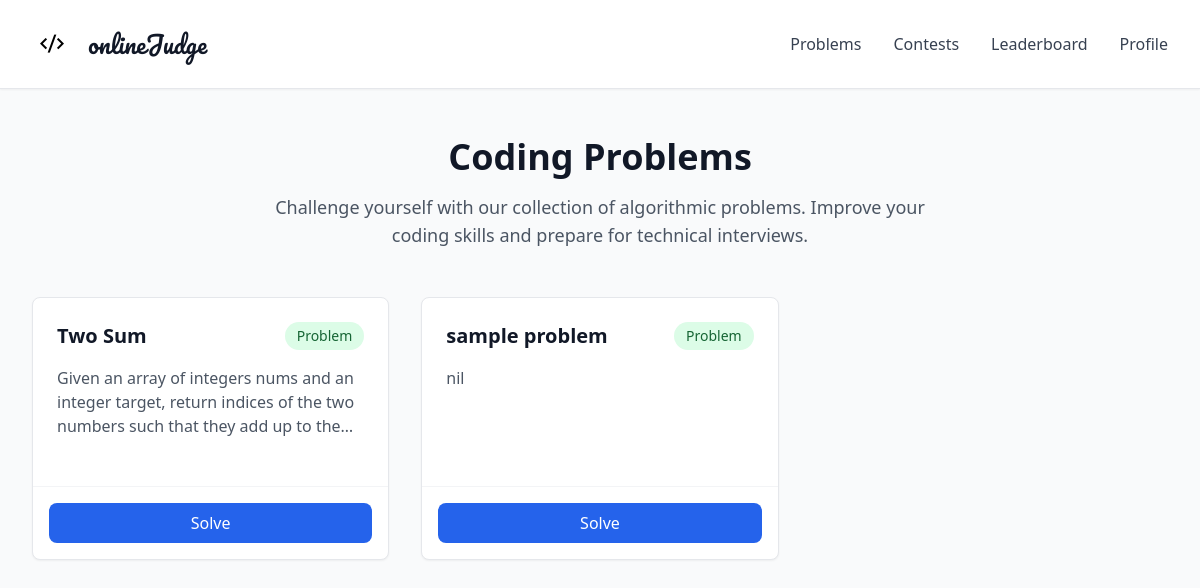
The app's page /compiler/problems/, older data.
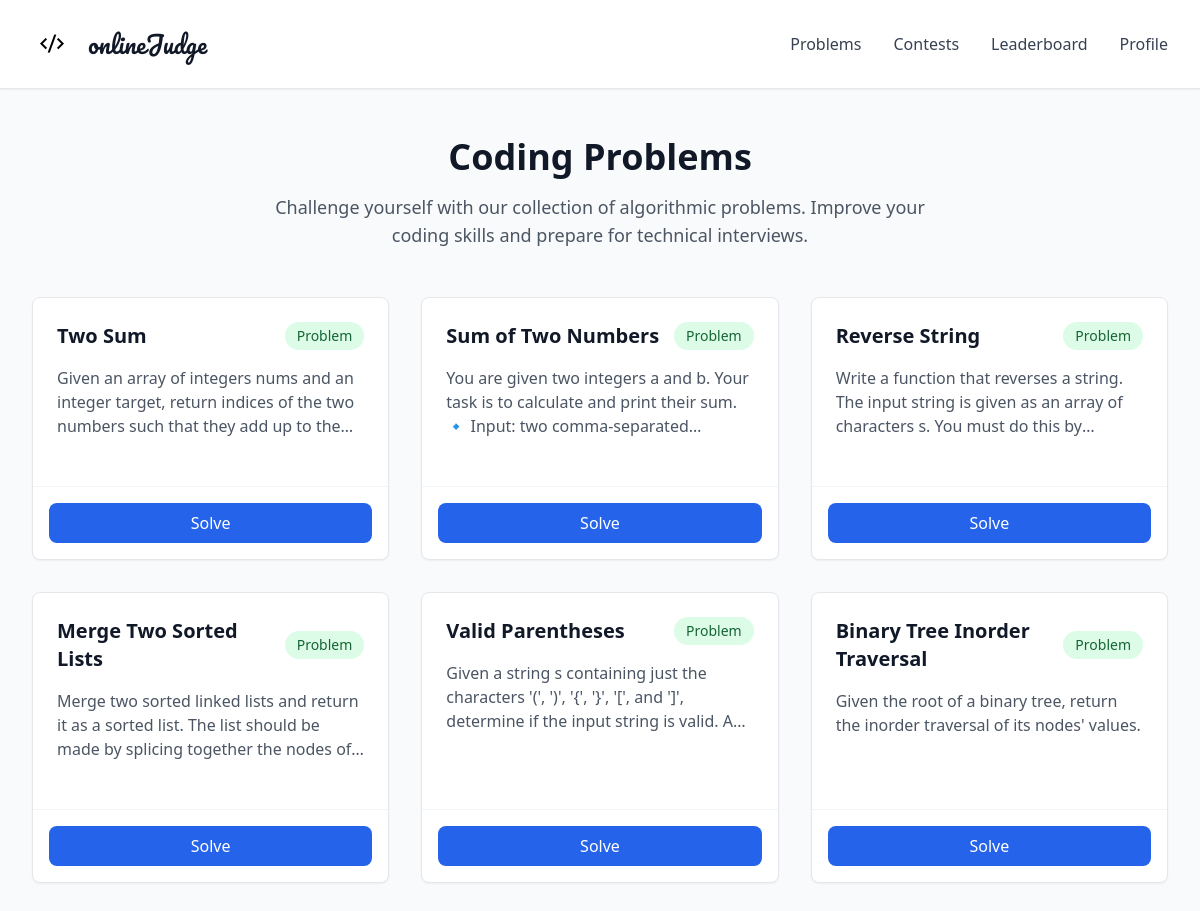
The same page, newer data.
### compiler/models.py (models this page shows, shortened)
class Problem(models.Model):
    title = models.CharField(max_length=100)
    description = models.TextField()
    constraints = models.TextField()
    example_input = models.TextField()
    example_output = models.TextField()

### compiler/views.py (the view)
# urls.py: path('problems/',problem_list,name='problems'),
def problem_list(request):
    problems = Problem.objects.all()
    return render(request, 'problem_list.html', {'problems': problems})

### compiler/templates/problem_list.html (shortened to what this page needs)
{% load static %}
<!DOCTYPE html>
<html lang="en">
  <head>
    <script src="https://cdn.tailwindcss.com/3.4.16"></script>
    <link rel="stylesheet" href="https://cdnjs.cloudflare.com/ajax/libs/remixicon/4.6.0/remixicon.min.css"/>
  </head>
  <body class="bg-gray-50 min-h-screen">
    <div class="w-full">
      <header class="bg-white shadow-sm border-b border-gray-200">
        <div class="max-w-7xl mx-auto px-4 sm:px-6 lg:px-8 py-6 flex justify-between">
          <div class="flex items-center space-x-4">
            <div class="w-10 h-10 flex items-center justify-center">
              <i class="ri-code-s-slash-line text-2xl text-primary"></i>
            </div>
            <h1 class="font-['Pacifico'] text-2xl text-gray-900">onlineJudge</h1>
          </div>
          <nav class="flex items-center space-x-8">
            <a href="#" class="text-gray-700 hover:text-primary transition-colors">Problems</a>
            <a href="#" class="text-gray-700 hover:text-primary transition-colors">Contests</a>
            <a href="#" class="text-gray-700 hover:text-primary transition-colors">Leaderboard</a>
            <a href="#" class="text-gray-700 hover:text-primary transition-colors">Profile</a>
          </nav>
        </div>
      </header>
      <main class="max-w-7xl mx-auto px-4 sm:px-6 lg:px-8 py-12">
        <div class="text-center mb-12">
          <h1 class="text-4xl font-bold text-gray-900 mb-4">Coding Problems</h1>
          <p class="text-lg text-gray-600 max-w-2xl mx-auto">
            Challenge yourself with our collection of algorithmic problems.
            Improve your coding skills and prepare for technical interviews.
          </p>
        </div>
        <div class="grid grid-cols-1 md:grid-cols-2 lg:grid-cols-3 gap-8">
          {% for problem in problems %}
          <div class="bg-white rounded-lg shadow-sm hover:shadow-lg transition-all duration-300 border border-gray-200 overflow-hidden flex flex-col justify-between">
            <div class="p-6 flex-grow">
              <div class="flex items-center justify-between mb-4">
                <h3 class="text-xl font-bold text-gray-900">{{ problem.title }}</h3>
                <span class="px-3 py-1 bg-green-100 text-green-800 text-sm rounded-full font-medium">Problem</span>
              </div>
              <p class="text-gray-600 mb-6 line-clamp-3">
                {{ problem.description|truncatewords:25 }}
              </p>
            </div>
            <div class="p-4 border-t border-gray-100">
              <a href="{% url 'submit' problem.id %}"
                 class="w-full bg-blue-600 text-white py-2 px-4 rounded-lg text-center font-medium block">
                Solve
              </a>
            </div>
          </div>
          {% empty %}
          <p class="text-center text-gray-500 col-span-3">No problems available.</p>
          {% endfor %}
        </div>
      </main>
    </div>
  </body>
</html>

Row changes from the older to the newer data that the page shows:
removed Problem: title "sample problem", description "nil"
added Problem: title "Sum of Two Numbers", description "You are given two integers a and b. Your task is to calculate and print their sum. 🔹 Input: two…"
added Problem: title "Reverse String", description "Write a function that reverses a string. The input string is given as an array of characters s. You must do this…"
added Problem: title "Merge Two Sorted Lists", description "Merge two sorted linked lists and return it as a sorted list. The list should be made by splicing together the nodes…"
added Problem: title "Valid Parentheses", description "Given a string s containing just the characters '(', ')', '{', '}', '[', and ']', determine if the input string is valid.…"
added Problem: title "Binary Tree Inorder Traversal", description "Given the root of a binary tree, return the inorder traversal of its nodes' values."
